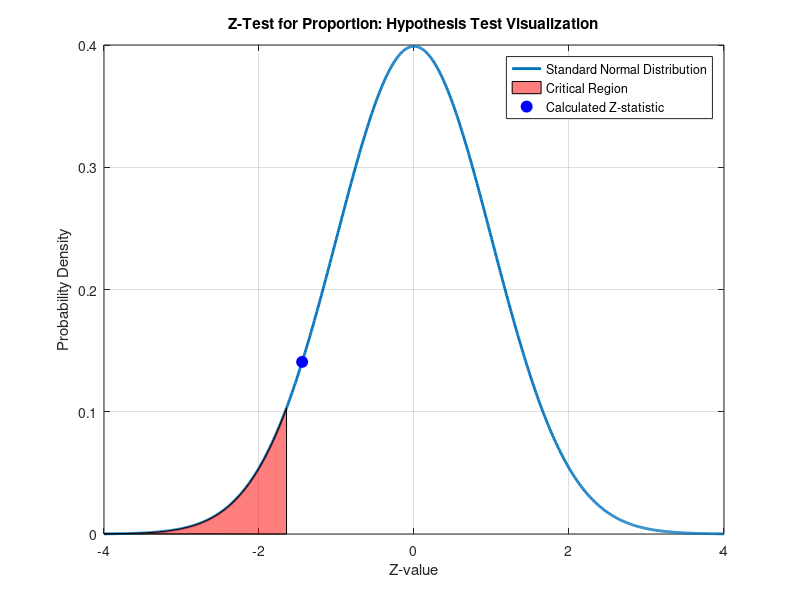

Here is the MATLAB script that generated this plot:
% Given data
n = 200; % Sample size
x = 110; % Number of residents favoring the annexation
p0 = 0.60; % Hypothesized proportion
alpha = 0.05; % Significance level

% Sample proportion
p_hat = x / n;

% Standard error of the proportion
SE = sqrt((p0 * (1 - p0)) / n);

% Z-statistic
Z = (p_hat - p0) / SE;

% Critical value for a left-tailed test at alpha = 0.05
Z_critical = norminv(alpha, 0, 1);

% Plot the normal distribution (Z-distribution)
z_values = linspace(-4, 4, 1000); % Range of Z values
z_pdf = normpdf(z_values, 0, 1); % Standard normal distribution

figure;
plot(z_values, z_pdf, 'LineWidth', 2); % Plot the Z-distribution
hold on;

% Shade the critical region (Z < Z_critical)
x_fill = linspace(-4, Z_critical, 100);
y_fill = normpdf(x_fill, 0, 1);
fill([x_fill, Z_critical], [y_fill, 0], 'r', 'FaceAlpha', 0.5);

% Mark the calculated Z-statistic on the plot
plot(Z, normpdf(Z, 0, 1), 'bo', 'MarkerFaceColor', 'b', 'MarkerSize', 8);

% Labels and title
xlabel('Z-value');
ylabel('Probability Density');
title('Z-Test for Proportion: Hypothesis Test Visualization');
legend({'Standard Normal Distribution', 'Critical Region', 'Calculated Z-statistic'}, 'Location', 'Best');
grid on;

% Display results on the graph
fprintf('Sample proportion: %.4f\n', p_hat);
fprintf('Z-statistic: %.4f\n', Z);
fprintf('Critical value: %.4f\n', Z_critical);
